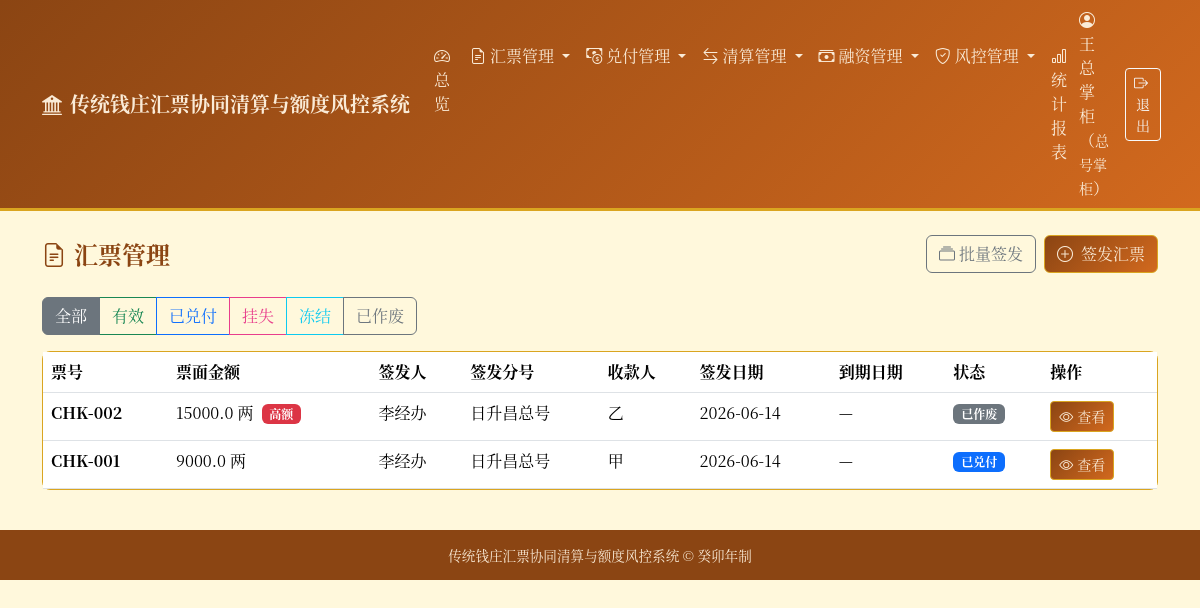
The page /bills (signed in) on the database its author committed.
### tables this page shows
CREATE TABLE bills (
        id INTEGER PRIMARY KEY AUTOINCREMENT,
        bill_no TEXT UNIQUE NOT NULL,
        amount REAL NOT NULL CHECK(amount > 0),
        issuer_id INTEGER NOT NULL,
        issue_branch_id INTEGER,
        payee TEXT NOT NULL,
        issue_date TEXT NOT NULL,
        due_date TEXT,
        status TEXT NOT NULL DEFAULT '有效' CHECK(status IN (
            '有效', '已兑付', '已作废', '挂失', '冻结'
        )),
        remark TEXT,
        FOREIGN KEY (issuer_id) REFERENCES users(id),
        FOREIGN KEY (issue_branch_id) REFERENCES branches(id)
    );

CREATE TABLE users (
        id INTEGER PRIMARY KEY AUTOINCREMENT,
        username TEXT UNIQUE NOT NULL,
        real_name TEXT NOT NULL,
        role TEXT NOT NULL CHECK(role IN ('总号掌柜', '分号掌柜', '票号经办人', '复核人', '稽核员')),
        branch_id INTEGER,
        password TEXT NOT NULL DEFAULT '123456',
        status TEXT NOT NULL DEFAULT '在职' CHECK(status IN ('在职', '离职')),
        created_date TEXT NOT NULL,
        FOREIGN KEY (branch_id) REFERENCES branches(id)
    );

CREATE TABLE branches (
        id INTEGER PRIMARY KEY AUTOINCREMENT,
        branch_code TEXT UNIQUE NOT NULL,
        branch_name TEXT NOT NULL,
        location TEXT,
        manager TEXT,
        contact TEXT,
        status TEXT NOT NULL DEFAULT '营业中' CHECK(status IN ('营业中', '已歇业')),
        created_date TEXT NOT NULL,
        remark TEXT
    );

### main.py (the view)
@app.get("/bills", response_class=HTMLResponse)
def bills_list(request: Request, user=Depends(auth_dep), status: Optional[str] = None):
    conn = get_db()
    cursor = conn.cursor()
    if status and status in ("有效", "已兑付", "已作废", "挂失", "冻结"):
        cursor.execute(
            "SELECT b.*, u.real_name as issuer_name, br.branch_name as issue_branch_name FROM bills b LEFT JOIN users u ON b.issuer_id = u.id LEFT JOIN branches br ON b.issue_branch_id = br.id WHERE b.status = ? ORDER BY b.id DESC",
            (status,),
        )
    else:
        cursor.execute(
            "SELECT b.*, u.real_name as issuer_name, br.branch_name as issue_branch_name FROM bills b LEFT JOIN users u ON b.issuer_id = u.id LEFT JOIN branches br ON b.issue_branch_id = br.id ORDER BY b.id DESC"
        )
    bills = [dict(row) for row in cursor.fetchall()]
    conn.close()
    return templates.TemplateResponse(
        "bills.html",
        {"request": request, "user": user, "bills": bills, "current_status": status},
    )

### templates/bills.html (shortened to what this page needs)
{% extends "base.html" %}
{% block content %}
<div class="d-flex justify-content-between align-items-center mb-4">
    <h4 class="fw-bold mb-0" style="color: var(--qz-primary);">
        <i class="bi bi-file-earmark-text me-2"></i>汇票管理
    </h4>
    {% if user.role in ('总号掌柜', '分号掌柜', '票号经办人') %}
    <div class="d-flex gap-2">
        <a href="/bills/batch-create" class="btn btn-outline-secondary">
            <i class="bi bi-collection me-1"></i>批量签发
        </a>
        <a href="/bills/create" class="btn btn-qz">
            <i class="bi bi-plus-circle me-2"></i>签发汇票
        </a>
    </div>
    {% endif %}
</div>
<div class="mb-3">
    <div class="btn-group" role="group">
        <a href="/bills" class="btn btn-outline-secondary {% if not current_status %}active{% endif %}">
            全部
        </a>
        <a href="/bills?status=有效" class="btn btn-outline-success {% if current_status == '有效' %}active{% endif %}">
            有效
        </a>
        <a href="/bills?status=已兑付" class="btn btn-outline-primary {% if current_status == '已兑付' %}active{% endif %}">
            已兑付
        </a>
        <a href="/bills?status=挂失" class="btn btn-outline-pink {% if current_status == '挂失' %}active{% endif %}" style="border-color: #e83e8c; color: #e83e8c;">
            挂失
        </a>
        <a href="/bills?status=冻结" class="btn btn-outline-info {% if current_status == '冻结' %}active{% endif %}">
            冻结
        </a>
        <a href="/bills?status=已作废" class="btn btn-outline-secondary {% if current_status == '已作废' %}active{% endif %}">
            已作废
        </a>
    </div>
</div>
<div class="card card-qz">
    <div class="card-body p-0">
        {% if bills %}
        <div class="table-responsive">
            <table class="table table-hover mb-0">
                <thead style="background-color: var(--qz-light);">
                    <tr>
                        <th>票号</th>
                        <th>票面金额</th>
                        <th>签发人</th>
                        <th>签发分号</th>
                        <th>收款人</th>
                        <th>签发日期</th>
                        <th>到期日期</th>
                        <th>状态</th>
                        <th>操作</th>
                    </tr>
                </thead>
                <tbody>
                    {% for bill in bills %}
                    <tr>
                        <td><strong>{{ bill.bill_no }}</strong></td>
                        <td>
                            {{ bill.amount }} 两
                            {% if bill.amount >= 10000 %}
                            <span class="badge bg-danger ms-1">高额</span>
                            {% endif %}
                        </td>
                        <td>{{ bill.issuer_name }}</td>
                        <td>{{ bill.issue_branch_name or '—' }}</td>
                        <td>{{ bill.payee }}</td>
                        <td>{{ bill.issue_date }}</td>
                        <td>{{ bill.due_date or '—' }}</td>
                        <td>
                            {% if bill.status == '有效' %}
                            <span class="badge badge-valid">有效</span>
                            {% elif bill.status == '已兑付' %}
                            <span class="badge badge-redeemed">已兑付</span>
                            {% elif bill.status == '挂失' %}
                            <span class="badge badge-lost">挂失</span>
                            {% elif bill.status == '冻结' %}
                            <span class="badge badge-frozen">冻结</span>
                            {% else %}
                            <span class="badge badge-voided">已作废</span>
                            {% endif %}
                        </td>
                        <td>
                            <a href="/bills/{{ bill.id }}" class="btn btn-sm btn-qz">
                                <i class="bi bi-eye me-1"></i>查看
                            </a>
                        </td>
                    </tr>
                    {% endfor %}
                </tbody>
            </table>
        </div>
        {% endif %}
    </div>
</div>
{% endblock %}

### templates/base.html (style rules this page uses)
:root { --qz-primary: #8B4513; --qz-secondary: #D2691E; --qz-accent: #DAA520; --qz-bg: #FFF8DC; --qz-dark: #3E2723; --qz-light: #FAEBD7; }
body { background-color: var(--qz-bg); font-family: "Songti SC", "SimSun", "Noto Serif CJK SC", serif; color: var(--qz-dark); }
.card-qz { border: 1px solid var(--qz-accent); border-radius: 8px; background: #FFFEF5; }
.btn-qz { background: linear-gradient(135deg, var(--qz-primary), var(--qz-secondary)); color: var(--qz-light); border: 1px solid var(--qz-accent); }
.badge-redeemed { background-color: #0d6efd; }
.badge-voided { background-color: #6c757d; }

### rows shown on the page
bills: bill_no "CHK-002", amount "15000.0", shows "高额", issuer_name "李经办", branch_name "日升昌总号", payee "乙", issue_date "2026-06-14", due_date "—", status "已作废"
bills: bill_no "CHK-001", amount "9000.0", issuer_name "李经办", branch_name "日升昌总号", payee "甲", issue_date "2026-06-14", due_date "—", status "已兑付"

### other values the page prints
{{ user.real_name }} "王总掌柜"
{{ user.role }} "总号掌柜"
